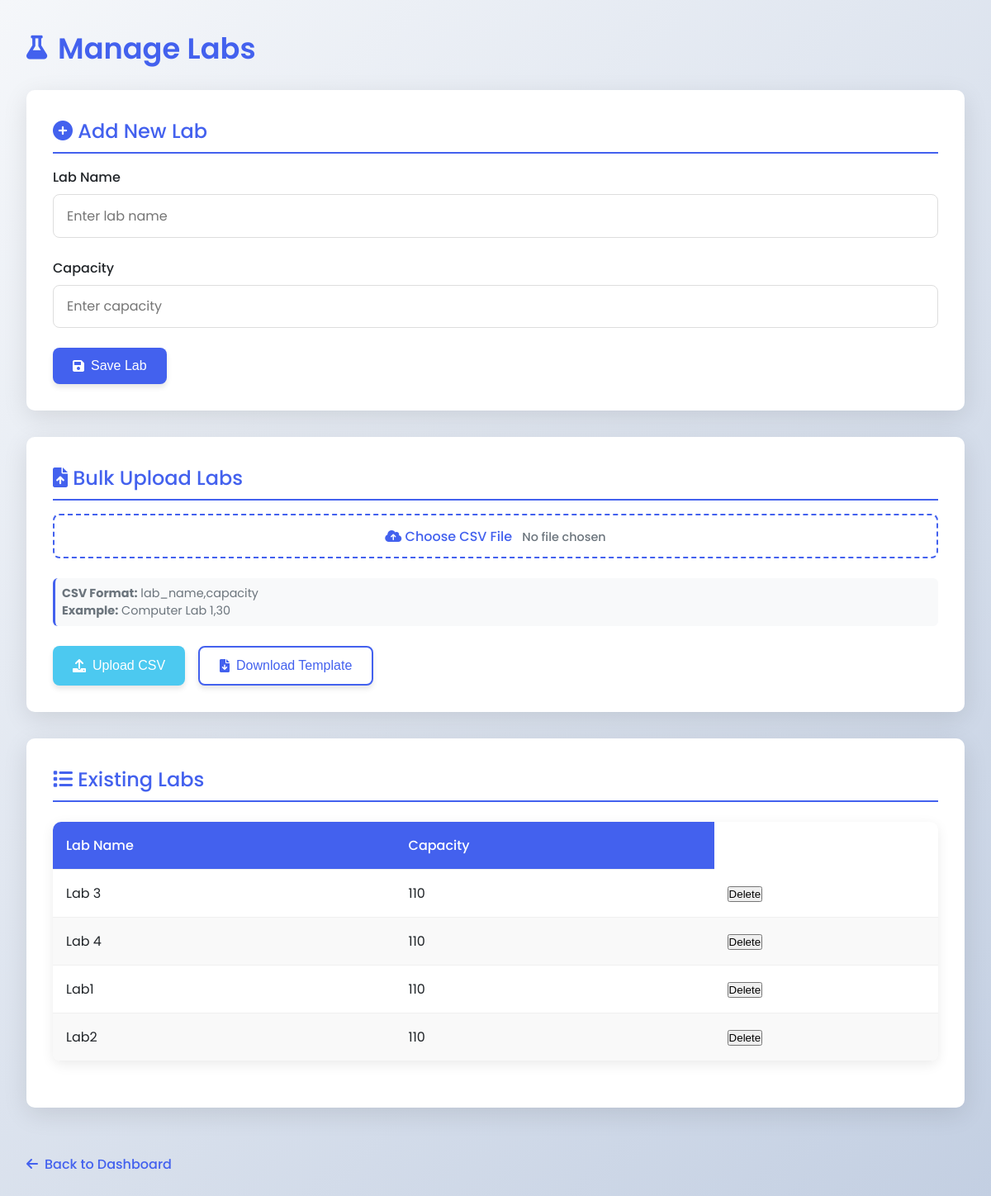
/labs, run on an earlier commit of the app's database.
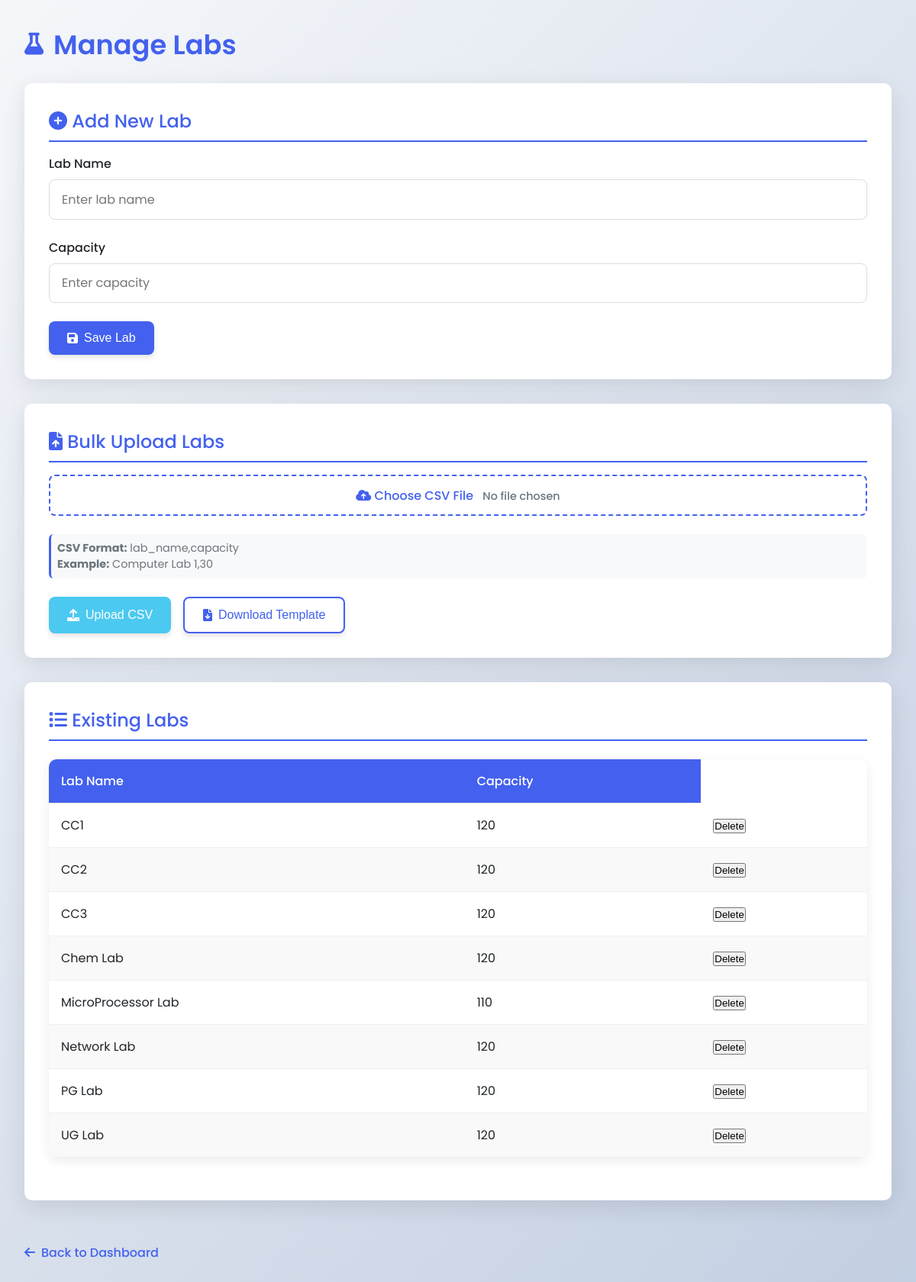
And on a later commit of the database.
### app.py (models this page shows)
class Lab(db.Model):
    id = db.Column(db.Integer, primary_key=True)
    name = db.Column(db.String(50), unique=True, nullable=False)
    capacity = db.Column(db.Integer, nullable=False)
    """courses = db.relationship(
        'Course',
        secondary=lab_courses,   # association table
        lazy='subquery'
    )"""

### app.py (the view, shortened to what this page needs)
@app.route('/labs', methods=['GET', 'POST'])
def manage_labs():
    labs = Lab.query.order_by(Lab.name).all()
    return render_template('labs.html', labs=labs)

### templates/labs.html (shortened to what this page needs)
<!DOCTYPE html>
<html lang="en">
<head>
    <link rel="stylesheet" href="https://cdnjs.cloudflare.com/ajax/libs/font-awesome/6.0.0-beta3/css/all.min.css">
</head>
<body>
    <div class="container">
        <h1><i class="fas fa-flask"></i> Manage Labs</h1>
        <div class="card">
            <h2><i class="fas fa-plus-circle"></i> Add New Lab</h2>
            <form method="POST" action="{{ url_for('manage_labs') }}">
                <div class="form-group">
                    <label for="lab_name">Lab Name</label>
                    <input type="text" id="lab_name" name="lab_name" placeholder="Enter lab name" required>
                </div>
                <div class="form-group">
                    <label for="lab_capacity">Capacity</label>
                    <input type="number" id="lab_capacity" name="lab_capacity" placeholder="Enter capacity" min="1" required>
                </div>
                <div class="btn-group">
                    <button type="submit" class="btn btn-primary">
                        <i class="fas fa-save"></i> Save Lab
                    </button>
                </div>
            </form>
        </div>
        <div class="card">
            <h2><i class="fas fa-file-upload"></i> Bulk Upload Labs</h2>
            <form method="POST" action="{{ url_for('manage_labs') }}" enctype="multipart/form-data">
                <div class="form-group">
                    <label for="file-upload" class="file-label">
                        <i class="fas fa-cloud-upload-alt"></i> Choose CSV File
                        <span id="file-chosen" class="file-name">No file chosen</span>
                    </label>
                    <div class="instructions">
                        <p><strong>CSV Format:</strong> lab_name,capacity</p>
                        <p><strong>Example:</strong> Computer Lab 1,30</p>
                    </div>
                </div>
                <div class="btn-group">
                    <button type="submit" name="upload" class="btn btn-success">
                        <i class="fas fa-upload"></i> Upload CSV
                    </button>
                    <button type="button" onclick="downloadTemplate()" class="btn btn-secondary">
                        <i class="fas fa-file-download"></i> Download Template
                    </button>
                </div>
            </form>
        </div>
        <div class="card">
            <h2><i class="fas fa-list"></i> Existing Labs</h2>
            {% if labs %}
            <table>
                <thead>
                    <tr>
                        <th>Lab Name</th>
                        <th>Capacity</th>
                    </tr>
                </thead>
                <tbody>
                    {% for lab in labs %}
                    <tr>
                        <td>{{ lab.name }}</td>
                        <td>{{ lab.capacity }}</td>
                        <td>
                            <form action="{{ url_for('delete_lab', id=lab.id) }}" method="post" style="display:inline;">
                                <button type="submit" onclick="return confirm('Are you sure you want to delete {{ lab.name }}?');">
                                Delete
                                </button>
                            </form>
                        </td>
                    </tr>
                    {% endfor %}
                </tbody>
            </table>
            {% else %}
            <div style="text-align: center; padding: 2rem; color: var(--gray);">
                <i class="fas fa-flask" style="font-size: 2rem; margin-bottom: 1rem;"></i>
                <p>No labs have been added yet. Add your first lab above.</p>
            </div>
            {% endif %}
        </div>
        <a href="{{ url_for('index') }}" class="back-link">
            <i class="fas fa-arrow-left"></i> Back to Dashboard
        </a>
    </div>
</body>
</html>

### templates/labs.html (style rules this page uses)
:root { --primary: #4361ee; --primary-dark: #3a56d4; --secondary: #3f37c9; --light: #f8f9fa; --dark: #212529; --success: #4cc9f0; --danger: #f72585; --warning: #f8961e; --gray: #6c757d; }
* { margin: 0; padding: 0; box-sizing: border-box; }
body { font-family: 'Poppins', sans-serif; background: linear-gradient(135deg, #f5f7fa 0%, #c3cfe2 100%); min-height: 100vh; color: var(--dark); padding: 2rem; }
.container { max-width: 1200px; margin: 0 auto; }
h1 { font-size: 2.2rem; font-weight: 600; color: var(--primary); margin-bottom: 1.5rem; display: flex; align-items: center; gap: 0.8rem; }
h1 i { font-size: 1.8rem; }
h2 { font-size: 1.5rem; font-weight: 500; color: var(--primary); margin-bottom: 1rem; padding-bottom: 0.5rem; border-bottom: 2px solid var(--primary); }
.card { background-color: white; border-radius: 10px; padding: 2rem; box-shadow: 0 8px 30px rgba(0, 0, 0, 0.1); margin-bottom: 2rem; }
.form-group { margin-bottom: 1.5rem; }
label { display: block; margin-bottom: 0.5rem; font-weight: 500; color: var(--dark); }
input, select { width: 100%; padding: 0.8rem 1rem; border: 1px solid #ddd; border-radius: 8px; font-family: 'Poppins', sans-serif; font-size: 1rem; transition: all 0.3s ease; }
.btn { display: inline-flex; align-items: center; justify-content: center; padding: 0.8rem 1.5rem; border-radius: 8px; font-weight: 500; text-decoration: none; transition: all 0.3s ease; box-shadow: 0 4px 6px rgba(0, 0, 0, 0.1); border: none; cursor: pointer; font-size: 1rem; gap: 0.5rem; }
.btn-primary { background-color: var(--primary); color: white; }
.btn-secondary { background-color: white; color: var(--primary); border: 2px solid var(--primary); }
.btn-success { background-color: var(--success); color: white; }
.btn-group { display: flex; gap: 1rem; margin-top: 1rem; }
table { width: 100%; border-collapse: collapse; margin: 1.5rem 0; background-color: white; border-radius: 10px; overflow: hidden; box-shadow: 0 4px 15px rgba(0, 0, 0, 0.08); }
th, td { padding: 1rem; text-align: left; border-bottom: 1px solid #f0f0f0; }
th { background-color: var(--primary); color: white; font-weight: 500; }
tr:nth-child(even) { background-color: #f9f9f9; }
.instructions { font-size: 0.9rem; color: var(--gray); margin: 0.5rem 0; padding: 0.5rem; background-color: #f8f9fa; border-radius: 6px; border-left: 3px solid var(--primary); }
.file-label { display: inline-block; padding: 0.8rem 1.5rem; background-color: white; color: var(--primary); border: 2px dashed var(--primary); border-radius: 8px; cursor: pointer; transition: all 0.3s ease; text-align: center; margin-bottom: 1rem; width: 100%; }
.file-name { margin-left: 0.5rem; font-size: 0.9rem; color: var(--gray); }
.back-link { display: inline-flex; align-items: center; gap: 0.5rem; margin-top: 1.5rem; color: var(--primary); text-decoration: none; font-weight: 500; }

What changed in the data, as far as the page shows it:
added Lab: name "CC1", capacity "120"
added Lab: name "CC2", capacity "120"
added Lab: name "CC3", capacity "120"
added Lab: name "Chem Lab", capacity "120"
changed Lab: name "Lab1" → "MicroProcessor Lab"; moves up the list
changed Lab: name "Lab 4" → "Network Lab"; capacity "110" → "120"; moves down the list
changed Lab: name "Lab 3" → "PG Lab"; capacity "110" → "120"
changed Lab: name "Lab2" → "UG Lab"; capacity "110" → "120"
